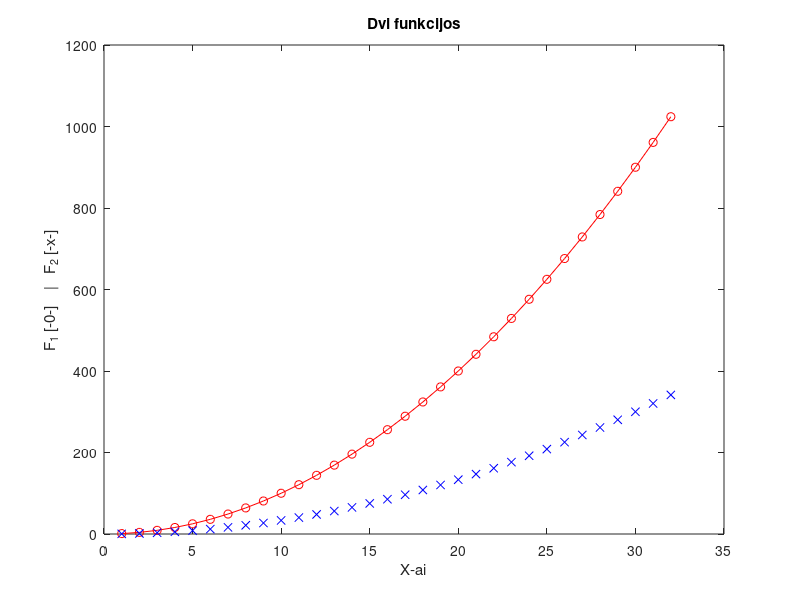

MATLAB code to generate this figure:
%
% Paprastas skriptas
%

x = 1:32
y = x.^2

plot(x, y, 'o-r', x, y/3, 'xb')
title('Dvi funkcijos')
xlabel('X-ai')
ylabel('F_1 [-0-]    |   F_2 [-x-]')









N = 8

vektorius = N+1:0.5:N+4

A = N:N+8
A = reshape(A, 3, 3)'
